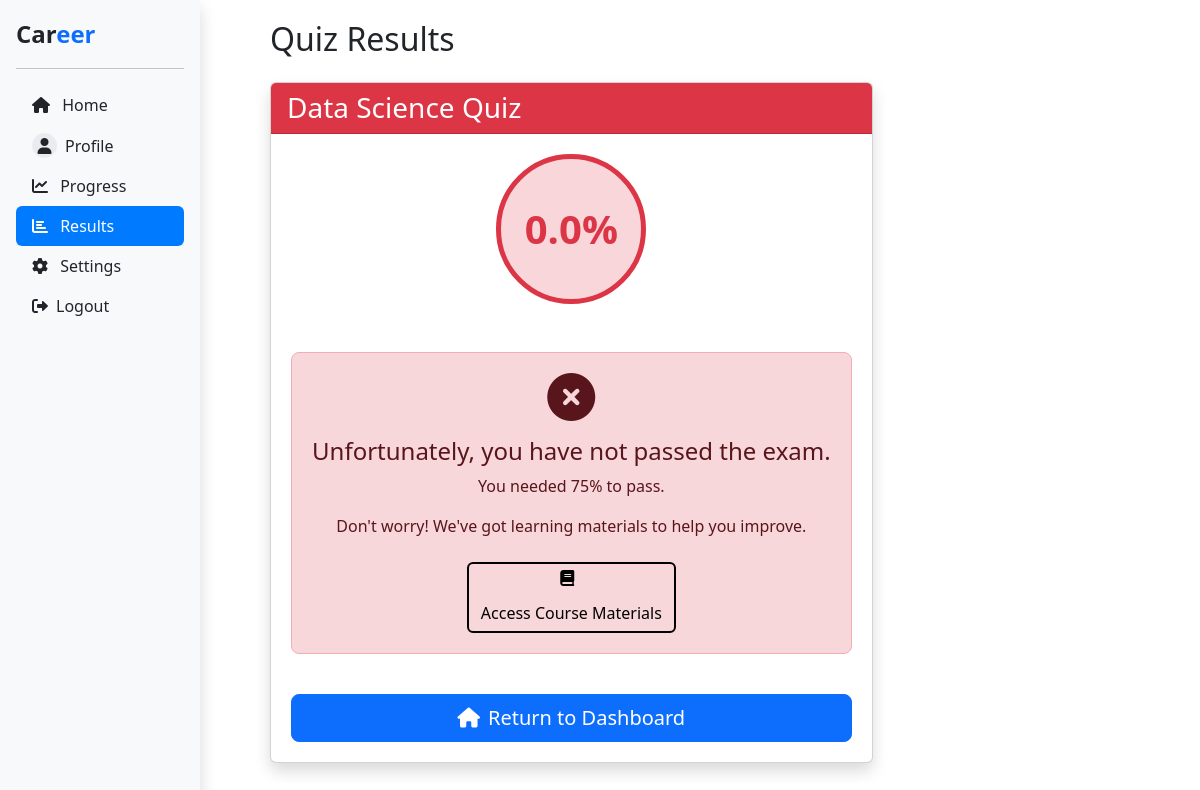
Page /quiz/80/result/ (signed in) on the committed database.
### cgs/models.py (models this page shows, shortened)
class QuizAttempt(models.Model):
    user = models.ForeignKey(User, on_delete=models.CASCADE)
    quiz = models.ForeignKey(Quiz, on_delete=models.CASCADE)
    start_time = models.DateTimeField(auto_now_add=True)
    end_time = models.DateTimeField(null=True, blank=True)
    score = models.FloatField(null=True, blank=True)

class Quiz(models.Model):
    course = models.OneToOneField(Course, on_delete=models.CASCADE, related_name='quiz')
    title = models.CharField(max_length=200)
    description = models.TextField()
    duration = models.IntegerField(default=15)  # Duration in minutes
    pass_percentage = models.IntegerField(default=75)

### cgs/views.py (the view)
# urls.py: path('quiz/<int:attempt_id>/result/', views.quiz_result, name='quiz_result'),
@session_login_required
def quiz_result(request, attempt_id):
    user_id = request.session.get("user_id")
    try:
        user = User.objects.get(id=user_id)
        attempt = get_object_or_404(QuizAttempt, id=attempt_id, user=user)
        passed = attempt.score >= attempt.quiz.pass_percentage
        job_recommendations = []
        course_recommendations = []
        if passed:
            topic = attempt.quiz.title
            job_recommendations = recommend_jobs(topic, k=5)
        else:
            topic = attempt.quiz.title
            course_recommendations = recommend_courses(topic, k=5)
        return render(
            request,
            "quiz_result.html",
            {
                "attempt": attempt,
                "passed": passed,
                "job_recommendations": job_recommendations,
                "course_recommendations": course_recommendations
            }
        )
    except User.DoesNotExist:
        request.session.flush()
        return redirect("login")

### cgs/views.py (called while the page is built)
def session_login_required(function):
    @wraps(function)
    def wrap(request, *args, **kwargs):
        user_id = request.session.get("user_id")
        if user_id:
            return function(request, *args, **kwargs)
        else:
            return redirect(f"{reverse('login')}?next={request.path}")
    return wrap

### cgs/templates/quiz_result.html (shortened to what this page needs)
{% load static %}
{% load humanize %}
<!DOCTYPE html>
<html lang="en">
<head>
    <link href="https://cdn.jsdelivr.net/npm/bootstrap@5.3.2/dist/css/bootstrap.min.css" rel="stylesheet">
    <link rel="stylesheet" href="https://cdnjs.cloudflare.com/ajax/libs/font-awesome/6.0.0/css/all.min.css">
    <link rel="stylesheet" href="{% static 'css/dashboard.css' %}">
    <link rel="stylesheet" href="{% static 'css/quiz.css' %}">
</head>
<body>
    <div class="d-flex">
        <div class="bg-light shadow sidebar">
            <div class="d-flex flex-column p-3 h-100">
                <a href="{% url 'dashboard' %}"
                    class="d-flex align-items-center mb-3 mb-md-0 me-md-auto text-dark text-decoration-none">
                    <span class="fs-4 fw-bold">Car<span class="text-primary">eer</span></span>
                </a>
                <hr>
                <ul class="nav nav-pills flex-column mb-auto">
                    <li class="nav-item">
                        <a href="{% url 'dashboard' %}" class="nav-link text-dark">
                            <i class="fa-solid fa-house me-2"></i> Home
                        </a>
                    </li>
                    <li>
                        <a href="{% url 'profile' %}" class="nav-link text-dark">
                            <div class="d-flex align-items-center">
                                <div class="profile-pic-container me-2">
                                    {% if user.profile_picture %}
                                    <img src="{{ user.get_profile_picture_url }}" alt="Profile" class="profile-pic">
                                    {% else %}
                                    <i class="fas fa-user"></i>
                                    {% endif %}
                                </div>
                                <span>Profile</span>
                            </div>
                        </a>
                    </li>
                    <li>
                        <a href="{% url 'progress' %}" class="nav-link text-dark">
                            <i class="fas fa-chart-line me-2"></i> Progress
                        </a>
                    </li>
                    <li>
                        <a href="{% url 'quiz_results' %}" class="nav-link text-dark active">
                            <i class="fas fa-chart-bar me-2"></i> Results
                        </a>
                    </li>
                    <li>
                        <a href="{% url 'settings' %}" class="nav-link text-dark">
                            <i class="fas fa-cog me-2"></i> Settings
                        </a>
                    </li>
                    <li>
                        <a href="{% url 'logout' %}" class="nav-link text-dark">
                            <i class="fas fa-sign-out-alt me-2"></i>Logout
                        </a>
                    </li>
                </ul>
            </div>
        </div>
        <div class="main-content">
            <h2 class="mb-4">Quiz Results</h2>
            <div class="card shadow">
                <div class="card-header {% if passed %}bg-success{% else %}bg-danger{% endif %} text-white">
                    <h3 class="mb-0">{{ attempt.quiz.title }}</h3>
                </div>
                <div class="card-body text-center">
                    <div class="result-circle {% if passed %}success{% else %}failure{% endif %} mb-4">
                        <span class="score">{{ attempt.score|floatformat:1 }}%</span>
                    </div>
                    {% if passed %}
                    <div class="alert alert-success mt-4">
                        <i class="fas fa-trophy fa-3x mb-3"></i>
                        <h4>Congratulations! You have passed the exam!</h4>
                        <p>You scored above the required {{ attempt.quiz.pass_percentage }}% passing mark.</p>
                    </div>
                    {% else %}
                    <div class="alert alert-danger mt-4">
                        <i class="fas fa-times-circle fa-3x mb-3"></i>
                        <h4>Unfortunately, you have not passed the exam.</h4>
                        <p>You needed {{ attempt.quiz.pass_percentage }}% to pass.</p>
                        <div class="mt-3">
                            <p>Don't worry! We've got learning materials to help you improve.</p>
                            <a href="{% url 'course_materials' attempt.quiz.course.id %}" class="btn btn-outline-light mt-2">
                                <i class="fas fa-book me-2"></i>Access Course Materials
                            </a>
                        </div>
                    </div>
                    {% endif %}
                    <a href="{% url 'dashboard' %}" class="btn btn-primary btn-lg mt-4">
                        <i class="fas fa-home me-2"></i>Return to Dashboard
                    </a>
                </div>
            </div>
        </div>
    </div>
</body>
</html>

### cgs/static/css/dashboard.css (style rules this page uses)
.sidebar { width: 200px; height: 100vh; position: fixed; z-index: 100; }
.main-content { margin-left: 250px; height: 100vh; overflow-y: auto; padding: 20px; }
.card-body { padding: 1.25rem; display: flex; flex-direction: column; flex-grow: 1; }
.profile-pic-container { width: 25px; height: 25px; overflow: hidden; border-radius: 50%; display: inline-flex; align-items: center; justify-content: center; background-color: #e9ecef; }

### cgs/static/css/quiz.css (style rules this page uses)
.result-circle { width: 150px; height: 150px; border-radius: 50%; display: flex; align-items: center; justify-content: center; margin: 0 auto; font-size: 2.5rem; font-weight: bold; }
.result-circle.failure { background-color: rgba(220, 53, 69, 0.2); border: 5px solid #dc3545; color: #dc3545; }
.alert { border-radius: 8px; padding: 20px; }
.alert i { display: block; margin-bottom: 15px; }
.nav-link.active { background-color: #007bff !important; color: white !important; }
.card-header h2, .card-header h3, .card-header h4 { margin-bottom: 0; }
.btn-outline-light { border: 2px solid black; transition: all 0.3s; color: black; }

### rows in the picture
QuizAttempt: quiz "Data Science Quiz", score "0.0", quiz.pass_percentage "75"
